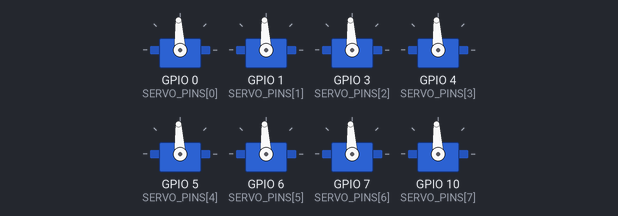
Bench run of a sketch on a simulated ESP32-C3. Shown: 8 × servo. Servo pulses on a pin are drawn as a servo (544–2400 µs = 0–180°).

Above: at 0.05 s.
At 1.8 s:
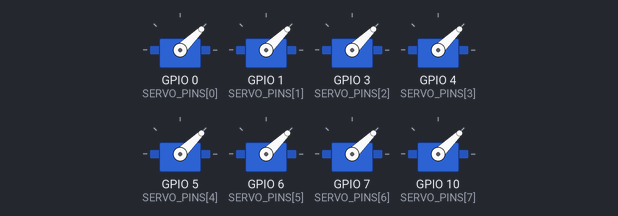
At 3.6 s:
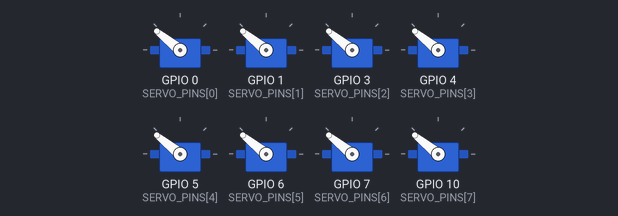
Timing chart, 0 to 8.3 s (numbered marks = the images above):
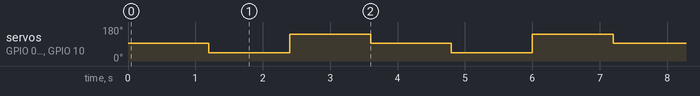

The sketch:

esp32c3_a0090_servo_smoke_test.ino
```cpp
/*
  ESP32-C3 + A0090 servo pin sweep test.

  Use this when the servo has holding torque but does not move and serial
  monitor is unavailable. The sketch outputs the same servo signal on several
  common ESP32-C3 GPIOs so a board-label/GPIO-number mismatch can be found.

  Connect the servo signal wire to one candidate pin at a time. Keep the servo
  horn disconnected from the mechanism while testing.

  Candidate GPIOs: 0, 1, 3, 4, 5, 6, 7, 10.

  GPIO2, GPIO8, and GPIO9 are strapping pins on ESP32-C3. GPIO18/GPIO19 are
  commonly used for USB Serial/JTAG. Avoid those pins for the first servo test.
*/

#include <Arduino.h>

#if defined(ESP_ARDUINO_VERSION_MAJOR)
#include <esp_arduino_version.h>
#endif

const int SERVO_PINS[] = {0, 1, 3, 4, 5, 6, 7, 10};
const int SERVO_PIN_COUNT = sizeof(SERVO_PINS) / sizeof(SERVO_PINS[0]);

const int SERVO_FREQ_HZ = 50;
const int SERVO_RESOLUTION_BITS = 16;

uint32_t pulseToDuty(int pulseUs) {
  const uint32_t maxDuty = (1UL << SERVO_RESOLUTION_BITS) - 1;
  const uint32_t periodUs = 1000000UL / SERVO_FREQ_HZ;
  return (uint32_t)((uint64_t)pulseUs * maxDuty / periodUs);
}

void setupPwm() {
  for (int i = 0; i < SERVO_PIN_COUNT; i++) {
#if defined(ESP_ARDUINO_VERSION_MAJOR) && ESP_ARDUINO_VERSION_MAJOR >= 3
    ledcAttach(SERVO_PINS[i], SERVO_FREQ_HZ, SERVO_RESOLUTION_BITS);
#else
    ledcSetup(i, SERVO_FREQ_HZ, SERVO_RESOLUTION_BITS);
    ledcAttachPin(SERVO_PINS[i], i);
#endif
  }
}

void writeAllServoPins(int pulseUs) {
  uint32_t duty = pulseToDuty(pulseUs);
  for (int i = 0; i < SERVO_PIN_COUNT; i++) {
#if defined(ESP_ARDUINO_VERSION_MAJOR) && ESP_ARDUINO_VERSION_MAJOR >= 3
    ledcWrite(SERVO_PINS[i], duty);
#else
    ledcWrite(i, duty);
#endif
  }
}

void setup() {
  setupPwm();
}

void loop() {
  writeAllServoPins(1500);
  delay(1200);

  writeAllServoPins(1000);
  delay(1200);

  writeAllServoPins(2000);
  delay(1200);
}
```

Measured:
- by itself, servo on GPIO 0 (SERVO_PINS[0]), servo on GPIO 1 (SERVO_PINS[1]), servo on GPIO 3 (SERVO_PINS[2]), servo on GPIO 4 (SERVO_PINS[3]), servo on GPIO 5 (SERVO_PINS[4]), servo on GPIO 6 (SERVO_PINS[5]), servo on GPIO 7 (SERVO_PINS[6]), servo on GPIO 10 (SERVO_PINS[7]): repeats every 3.6 s: 141° 1.2 s, 93° 1.2 s, 44° 1.2 s
